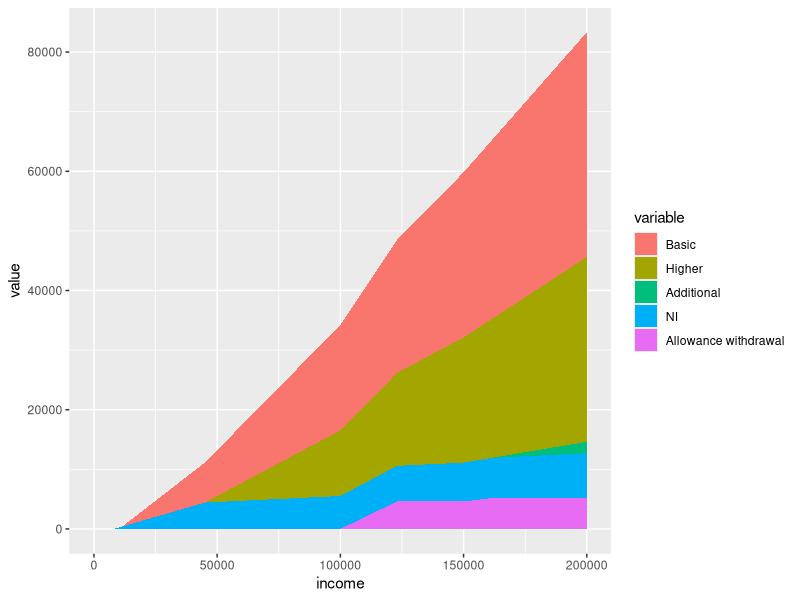

The R script that drew this image:
# source this file with source('income-tax.R')

library(ggplot2)
library(reshape2)

# this should be an array of gross incomes over which we
# want to plot our data

few_incomes <- c(100,10000, 15000, 44999,45001, 46000, 60000, 149000, 152000, 200000)

gross_incomes <- seq(1,200000, by=50)

# parameters defined by government:

# INCOME TAX #

# all of these sterling amounts are per annum.

# you get this much tax free:
personal_allowance <- 11500

# after which you're taxed at the Basic Rate:
basic_rate <- 0.2

# basic rate tax band is up to this much (after allowances):
higher_rate_threshold <- 33500

# at which point you are taxed at the Higher Rate:
higher_rate <- 0.4

# and then when you reach this much (after allowances):
additional_rate_threshold <- 150000

# you are taxed at the Additional Rate:
additional_rate <- 0.45 

# Personal allowance progressive withdrawl

# Your personal allowance goes down by one pound for
# every n pounds that your gross income is over the
# limit:
personal_allowance_withdrawl_unit <- 2
personal_allowance_withdrawl_limit <- 100000


# NATIONAL INSURANCE #

# these figures are class 1, regular employee amounts
# The UK government gives these in monthly, not annual, amounts
# so all of these sterling amounts are per calendar month

# the primary threshold is:
primary_threshold <- 680

# above the primary threshold
# to the upper earnings limit
# you pay:
primary_rate <- 0.12

# the upper earnings limit is:
upper_earnings_limit <- 3750

# above the upper earnings limit
# you pay:
upper_rate <- 0.02

# End of government parameters #

basic_tax <- function(adj) { 
  max(0, adj * 0.2)
}

higher_tax <- function(adj) {
  max(0, (adj - higher_rate_threshold) * (higher_rate - basic_rate))
}

additional_tax <- function(adj) {
  max(0, (adj - additional_rate_threshold) * (additional_rate - higher_rate))
}

basic_tax_pa <- function(gross) {
  basic_tax(gross - personal_allowance)
}

higher_tax_pa <- function(gross) {
  higher_tax(gross - personal_allowance)
}

additional_tax_pa <- function(gross) {
  additional_tax(gross - personal_allowance)
}

tax_function <- function(gross, allowance) {
  post_allowance <- gross - allowance
  basic_tax(post_allowance) + higher_tax(post_allowance) + additional_tax(post_allowance)
}


# this doesn't work so well as a cumulation of rates, because the basic
# rate is 12%, and then higher than that is effectively a -10% on top
# of that. So will compute it as a single value, rather than tiers.
national_insurance_basic <- function(gross) {
  max(0, (gross - (primary_threshold * 12)) * primary_rate)
}

# this one looks a bit different to the others because it *can* give
# a negative contribution. max is moved to a different position, that
# might also work in the others?
national_insurance_higher <- function(gross) {
  max(0,(gross - (upper_earnings_limit * 12))) * (upper_rate - primary_rate)
}

national_insurance <- function(gross) {
  national_insurance_basic(gross) + national_insurance_higher(gross)
}


allowance_withdrawl <- function(gross) {
 withdrawn_allowance <- max(0, min(personal_allowance, (gross - personal_allowance_withdrawl_limit) / personal_allowance_withdrawl_unit))
 remaining_allowance <- personal_allowance - withdrawn_allowance
 tax_function(gross, remaining_allowance) - tax_function(gross, personal_allowance) 
}


fr <- function(incomes) {
  x <- data.frame(incomes,
                        sapply(incomes, basic_tax_pa),
                        sapply(incomes, higher_tax_pa),
                        sapply(incomes, additional_tax_pa),
                        sapply(incomes, national_insurance),
                        sapply(incomes, allowance_withdrawl)
                       )
  colnames(x) <- c('income', "Basic","Higher","Additional","NI","Allowance withdrawal")
  x
}

tax_frame <- fr(gross_incomes)
few_tax_frame <- fr(few_incomes)

ggplot(melt(tax_frame, id.vars='income'),
       aes(x=income, y=value, fill=variable)) + geom_area()
